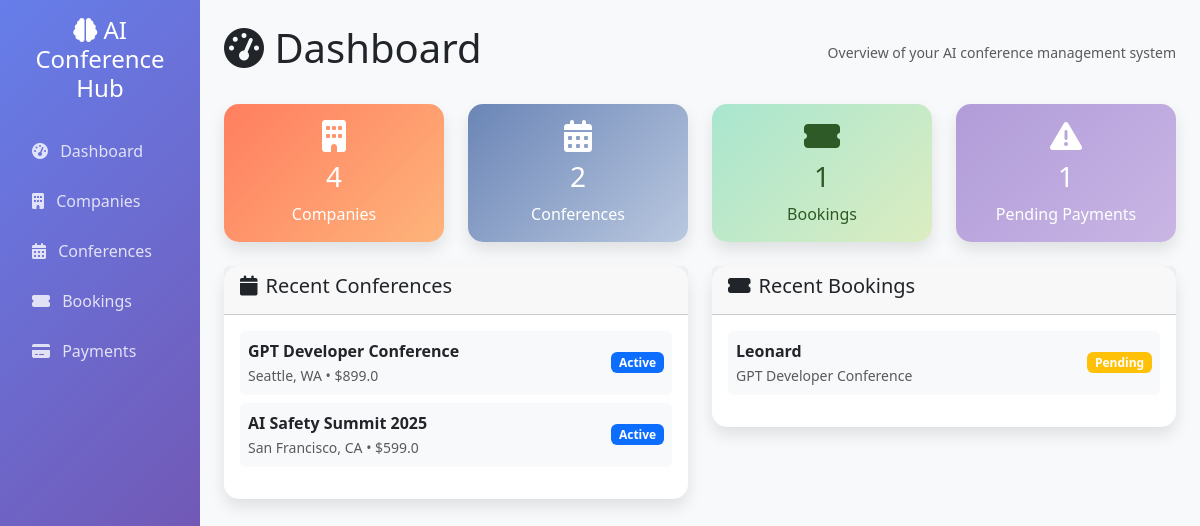
The page / on the database its author committed.
### app/models.py (models this page shows)
class Conference(db.Model):
    id = db.Column(db.Integer, primary_key=True)
    title = db.Column(db.String(200), nullable=False)
    description = db.Column(db.Text)
    start_date = db.Column(db.DateTime, nullable=False)
    end_date = db.Column(db.DateTime, nullable=False)
    location = db.Column(db.String(200), nullable=False)
    price = db.Column(db.Float, nullable=False, default=0.0)
    max_attendees = db.Column(db.Integer, default=100)
    status = db.Column(db.String(20), default='Active')
    company_id = db.Column(db.Integer, db.ForeignKey('company.id'), nullable=False)
    created_date = db.Column(db.DateTime, default=datetime.utcnow)
    bookings = db.relationship('Booking', backref='conference', lazy=True)

class Booking(db.Model):
    id = db.Column(db.Integer, primary_key=True)
    attendee_name = db.Column(db.String(100), nullable=False)
    attendee_email = db.Column(db.String(100), nullable=False)
    attendee_phone = db.Column(db.String(20))
    booking_date = db.Column(db.DateTime, default=datetime.utcnow)
    status = db.Column(db.String(20), default='Pending')
    conference_id = db.Column(db.Integer, db.ForeignKey('conference.id'), nullable=False)
    company_id = db.Column(db.Integer, db.ForeignKey('company.id'), nullable=False)
    user_id = db.Column(db.Integer, db.ForeignKey('user.id'), nullable=True)
    payment = db.relationship('Payment', backref='booking', uselist=False, lazy=True)
    invoice = db.relationship('Invoice', backref='booking', uselist=False, lazy=True)

### app/routes/dashboard.py (the view)
@bp.route('/')
def index():
    total_companies = Company.query.count()
    total_conferences = Conference.query.count()
    total_bookings = Booking.query.count()
    pending_payments = Payment.query.filter_by(payment_status='Pending').count()
    recent_conferences = Conference.query.order_by(Conference.created_date.desc()).limit(5).all()
    recent_bookings = Booking.query.order_by(Booking.booking_date.desc()).limit(5).all()
    return render_template('dashboard.html',
                           total_companies=total_companies,
                           total_conferences=total_conferences,
                           total_bookings=total_bookings,
                           pending_payments=pending_payments,
                           recent_conferences=recent_conferences,
                           recent_bookings=recent_bookings)

### app/templates/dashboard.html
{% extends "base.html" %}
{% block content %}
<div class="d-flex justify-content-between align-items-center mb-4">
    <h1><i class="fas fa-tachometer-alt"></i> Dashboard</h1>
    <small class="text-muted">Overview of your AI conference management system</small>
</div>
<div class="row mb-4">
    <div class="col-md-3">
        <div class="card stat-card">
            <div class="card-body text-center">
                <i class="fas fa-building fa-2x mb-2"></i>
                <h3>{{ total_companies }}</h3>
                <p class="mb-0">Companies</p>
            </div>
        </div>
    </div>
    <div class="col-md-3">
        <div class="card stat-card blue">
            <div class="card-body text-center">
                <i class="fas fa-calendar-alt fa-2x mb-2"></i>
                <h3>{{ total_conferences }}</h3>
                <p class="mb-0">Conferences</p>
            </div>
        </div>
    </div>
    <div class="col-md-3">
        <div class="card stat-card green">
            <div class="card-body text-center">
                <i class="fas fa-ticket-alt fa-2x mb-2"></i>
                <h3>{{ total_bookings }}</h3>
                <p class="mb-0">Bookings</p>
            </div>
        </div>
    </div>
    <div class="col-md-3">
        <div class="card stat-card purple">
            <div class="card-body text-center">
                <i class="fas fa-exclamation-triangle fa-2x mb-2"></i>
                <h3>{{ pending_payments }}</h3>
                <p class="mb-0">Pending Payments</p>
            </div>
        </div>
    </div>
</div>
<div class="row">
    <div class="col-md-6">
        <div class="card">
            <div class="card-header">
                <h5><i class="fas fa-calendar me-2"></i>Recent Conferences</h5>
            </div>
            <div class="card-body">
                {% if recent_conferences %}
                    <ul class="list-unstyled">
                        {% for conference in recent_conferences %}
                        <li class="d-flex justify-content-between align-items-center mb-2 p-2 bg-light rounded">
                            <div>
                                <strong>{{ conference.title }}</strong><br>
                                <small class="text-muted">{{ conference.location }} • ${{ conference.price }}</small>
                            </div>
                            <span class="badge bg-primary">{{ conference.status }}</span>
                        </li>
                        {% endfor %}
                    </ul>
                {% else %}
                    <p class="text-muted">No conferences yet.</p>
                {% endif %}
            </div>
        </div>
    </div>
    <div class="col-md-6">
        <div class="card">
            <div class="card-header">
                <h5><i class="fas fa-ticket-alt me-2"></i>Recent Bookings</h5>
            </div>
            <div class="card-body">
                {% if recent_bookings %}
                    <ul class="list-unstyled">
                        {% for booking in recent_bookings %}
                        <li class="d-flex justify-content-between align-items-center mb-2 p-2 bg-light rounded">
                            <div>
                                <strong>{{ booking.attendee_name }}</strong><br>
                                <small class="text-muted">{{ booking.conference.title }}</small>
                            </div>
                            <span class="badge bg-{{ 'success' if booking.status == 'Confirmed' else 'warning' }}">
                                {{ booking.status }}
                            </span>
                        </li>
                        {% endfor %}
                    </ul>
                {% else %}
                    <p class="text-muted">No bookings yet.</p>
                {% endif %}
            </div>
        </div>
    </div>
</div>
{% endblock %}

### app/templates/base.html (style rules this page uses)
.card { border: none; box-shadow: 0 0.5rem 1rem rgba(0,0,0,0.1); border-radius: 15px; }
.stat-card { background: linear-gradient(135deg, #ff7e5f 0%, #feb47b 100%); color: white; }
.stat-card.blue { background: linear-gradient(135deg, #6a85b6 0%, #bac8e0 100%); }
.stat-card.green { background: linear-gradient(135deg, #a8e6cf 0%, #dcedc1 100%); color: #2d5a27; }
.stat-card.purple { background: linear-gradient(135deg, #b19cd9 0%, #c9b6e4 100%); }

### rows shown on the page
Conference: title "GPT Developer Conference", location "Seattle, WA", price "899.0", status "Active"
Conference: title "AI Safety Summit 2025", location "San Francisco, CA", price "599.0", status "Active"
Booking: attendee_name "Leonard", conference "GPT Developer Conference", status "Pending"

### other values the page prints
{{ total_companies }} "4"
{{ total_conferences }} "2"
{{ total_bookings }} "1"
{{ pending_payments }} "1"
